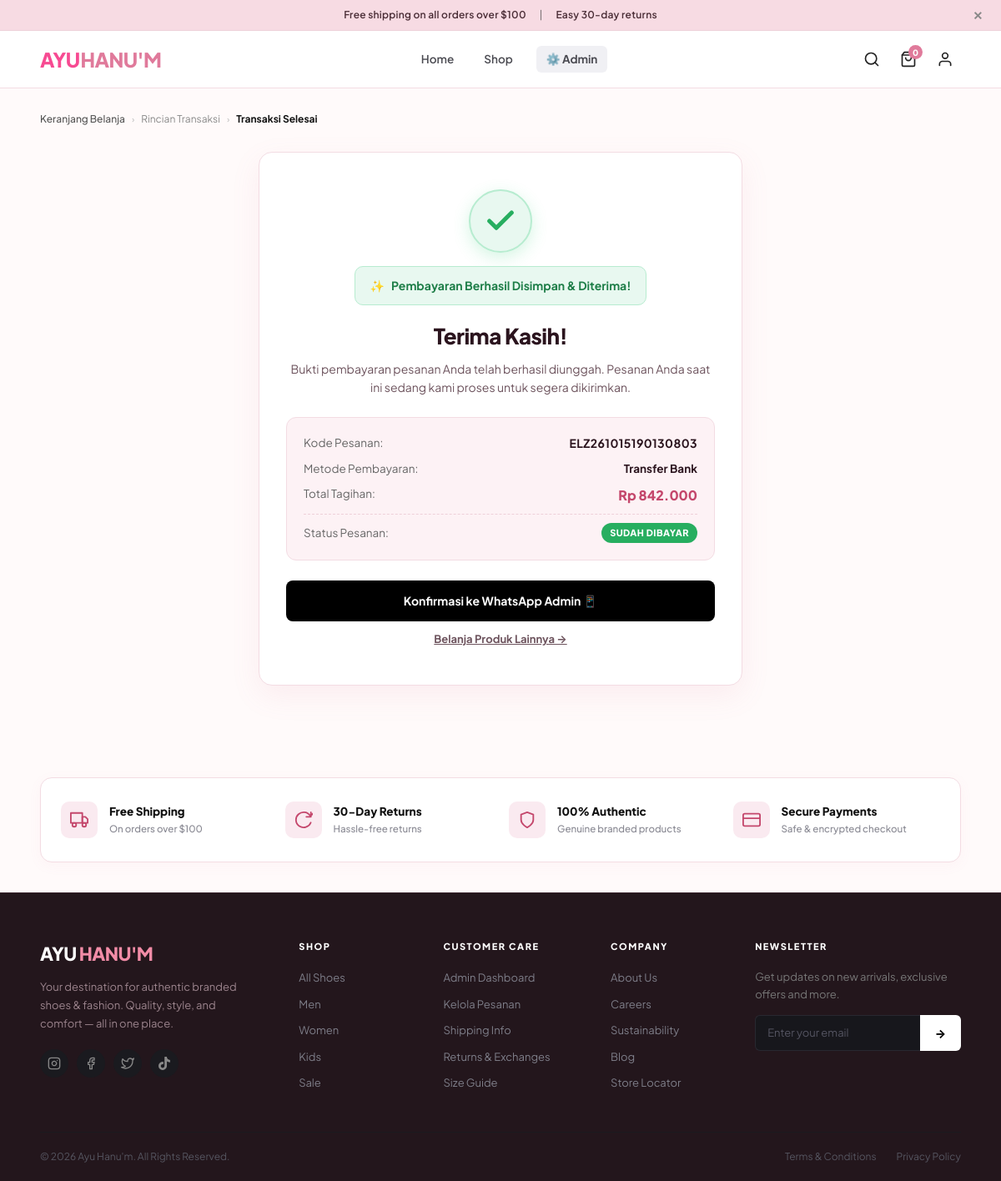
The app's page /checkout.php?done=ELZ261015190130803 with its own data.
### tables this page shows
CREATE TABLE `orders` (
  `id` int NOT NULL,
  `order_code` varchar(50) NOT NULL,
  `customer_name` varchar(120) NOT NULL,
  `phone` varchar(25) NOT NULL,
  `address` text NOT NULL,
  `location_url` varchar(500) DEFAULT NULL,
  `shipping_id` int NOT NULL,
  `payment_id` int NOT NULL,
  `subtotal` int NOT NULL DEFAULT '0',
  `shipping_cost` int NOT NULL DEFAULT '0',
  `total` int NOT NULL DEFAULT '0',
  `payment_proof` varchar(255) DEFAULT NULL,
  `status` enum('pending','paid','shipped','done','cancelled') NOT NULL DEFAULT 'pending',
  `created_at` timestamp NOT NULL DEFAULT CURRENT_TIMESTAMP
);

CREATE TABLE `payment_methods` (
  `id` int NOT NULL,
  `name` varchar(100) NOT NULL,
  `detail` text,
  `account_name` varchar(100) DEFAULT NULL,
  `account_number` varchar(100) DEFAULT NULL,
  `qr_image` varchar(255) DEFAULT NULL,
  `is_active` tinyint(1) NOT NULL DEFAULT '1'
);

### includes/functions.php (called while the page is built, shortened)
<?php
function rupiah($angka)
{
    return "Rp " . number_format((float)$angka, 0, ",", ".");
}
function e($value)
{
    return htmlspecialchars((string)$value, ENT_QUOTES, "UTF-8");
}
?>

### checkout.php (the view, shortened to what this page needs)
<?php
require_once 'config.php';
require_once 'includes/functions.php';
include 'includes/header.php';
?>
<div class="page-wrap">
<?php if (!empty($_GET['done'])): ?>
    <?php
    $code = trim($_GET['done']);
    $stmt = $conn->prepare("SELECT o.*, p.name AS payment_name FROM orders o LEFT JOIN payment_methods p ON p.id = o.payment_id WHERE o.order_code = ?");
    $stmt->bind_param("s", $code);
    $stmt->execute();
    $order = $stmt->get_result()->fetch_assoc();
    ?>
    <nav class="breadcrumb">
        <a href="index.php">Keranjang Belanja</a>
        <span class="sep">›</span>
        <span>Rincian Transaksi</span>
        <span class="sep">›</span>
        <span class="current">Transaksi Selesai</span>
    </nav>
    <div style="max-width:580px;margin:30px auto;text-align:center;padding:44px 32px;border:1px solid #f3dce3;border-radius:16px;background:#fff;box-shadow:0 12px 34px rgba(220,120,150,0.1);">
        <?php if (!$order): ?>
            <h2>Pesanan tidak ditemukan.</h2>
            <a href="products.php" class="btn btn-outline-red" style="margin-top:20px;display:inline-block;">Kembali Belanja</a>
        <?php else: ?>
            <?php
            $isPaid = !empty($order['payment_proof']);
            $message = "Halo Ayu Hanu'm Store, saya telah melakukan pembayaran untuk pesanan:\nKode Pesanan: " . $order['order_code'] . "\nNama: " . $order['customer_name'] . "\nMetode: " . $order['payment_name'] . "\nTotal: " . rupiah($order['total']);
            $waAdmin = '6282190527576';
            $wa = "https://wa.me/" . $waAdmin . "?text=" . urlencode($message);
            ?>
            <div style="width:76px;height:76px;margin:0 auto 16px;background:#e8f8f0;border:2px solid #b7ecd0;border-radius:50%;display:flex;align-items:center;justify-content:center;box-shadow:0 6px 20px rgba(46,204,113,0.2);">
                <svg width="40" height="40" viewBox="0 0 24 24" fill="none" stroke="#27ae60" stroke-width="3" stroke-linecap="round" stroke-linejoin="round">
                    <polyline points="20 6 9 17 4 12"></polyline>
                </svg>
            </div>
            <div style="background:#e8f8f0;border:1px solid #b7ecd0;color:#1e7e48;padding:12px 18px;border-radius:10px;margin-bottom:18px;font-weight:700;font-size:14px;display:inline-flex;align-items:center;gap:8px;">
                <span>✨</span> Pembayaran Berhasil Disimpan & Diterima!
            </div>
            <h1 style="font-family:'Plus Jakarta Sans',sans-serif;font-size:1.85rem;font-weight:900;color:#2b141e;margin-bottom:8px;letter-spacing:-.02em;">Terima Kasih!</h1>
            <p style="color:#6d535d;font-size:14px;margin-bottom:24px;line-height:1.6;">
                Bukti pembayaran pesanan Anda telah berhasil diunggah. Pesanan Anda saat ini sedang kami proses untuk segera dikirimkan.
            </p>
            <div style="text-align:left;background:#fdf2f5;padding:20px;border-radius:12px;margin-bottom:24px;border:1px solid #f3dce3;">
                <div style="display:flex;justify-content:space-between;margin-bottom:10px;font-size:13.5px;">
                    <span style="color:#666;">Kode Pesanan:</span>
                    <strong style="color:#2b141e;font-size:14px;letter-spacing:.03em;"><?= e($order['order_code']) ?></strong>
                </div>
                <div style="display:flex;justify-content:space-between;margin-bottom:10px;font-size:13.5px;">
                    <span style="color:#666;">Metode Pembayaran:</span>
                    <strong style="color:#2b141e;"><?= e($order['payment_name'] ?? 'QRIS') ?></strong>
                </div>
                <div style="display:flex;justify-content:space-between;margin-bottom:10px;font-size:13.5px;">
                    <span style="color:#666;">Total Tagihan:</span>
                    <strong style="color:#c4476c;font-size:16px;font-weight:900;"><?= rupiah($order['total']) ?></strong>
                </div>
                <div style="display:flex;justify-content:space-between;padding-top:10px;border-top:1px dashed #eed0d9;font-size:13.5px;align-items:center;">
                    <span style="color:#666;">Status Pesanan:</span>
                    <span style="background:#27ae60;color:#fff;font-size:11px;font-weight:800;padding:4px 10px;border-radius:20px;letter-spacing:.04em;text-transform:uppercase;">
                        <?= $isPaid ? 'Sudah Dibayar' : 'Menunggu Pembayaran' ?>
                    </span>
                </div>
            </div>
            <div style="display:flex;flex-direction:column;gap:12px;">
                <a class="btn btn-primary" href="<?= e($wa) ?>" target="_blank" rel="noopener" style="padding:14px 20px;font-size:14px;display:flex;align-items:center;justify-content:center;gap:8px;">
                    Konfirmasi ke WhatsApp Admin 📱
                </a>
                <a href="products.php" style="color:#6d535d;font-size:13px;font-weight:700;text-decoration:underline;">
                    Belanja Produk Lainnya →
                </a>
            </div>
        <?php endif; ?>
    </div>
<?php endif; ?>
</div>
<?php include 'includes/footer.php'; ?>

### assets/style.css (style rules this page uses)
*, *::before, *::after { box-sizing: border-box; margin: 0; padding: 0; }
html { scroll-behavior: smooth; font-size: 14px; }
body { font-family: 'Plus Jakarta Sans', -apple-system, BlinkMacSystemFont, "Segoe UI", Roboto, sans-serif; color: #2b2b2b; background: #fffafa; line-height: 1.5; -webkit-font-smoothing: antialiased; }
a { text-decoration: none; color: inherit; transition: color .2s, opacity .2s; }
:root { --black: #1a1a1a; --dark: #222222; --white: #ffffff; --red: #d94b76; --orange: #e07a9b; --pink-primary: #f28ca7; --pink-soft: #fce8ee; --pink-bg: #fff5f7; --gold: #d4af37; --gray-dark: #4a4a52; --gray: #888892; --gray-lt: #faf5f6; --gray-card: #fdf2f4; --border: #f3dce3; --border-dark: #28282c; --radius-sm: 8px; --radius: 14px; --radius-lg: 20px; --shadow-sm: 0 2px 8px rgba(220, 120, 150, .06); --shadow: 0 8px 24px rgba(220, 120, 150, .10); --wrap: 1240px; }
.page-wrap { width: 92%; max-width: var(--wrap); margin: 0 auto; padding: 28px 0 56px; }
.breadcrumb { display: flex; align-items: center; gap: 8px; font-size: 12px; color: #888; margin-bottom: 24px; }
.breadcrumb a { color: #555; font-weight: 500; }
.breadcrumb .sep { color: #bbb; font-size: 11px; }
.breadcrumb .current { color: #111; font-weight: 700; }
.btn { display: inline-flex; align-items: center; justify-content: center; gap: 8px; padding: 11px 24px; border-radius: var(--radius-sm); font-size: 13px; font-weight: 700; border: none; cursor: pointer; transition: background .2s, transform .15s; }
.btn-primary { background: #000; color: #fff; }

### records on screen
orders: order_code "ELZ261015190130803", payment_methods.name "Transfer Bank", total "Rp 842.000"

### other values on screen
cart_count() "0"
